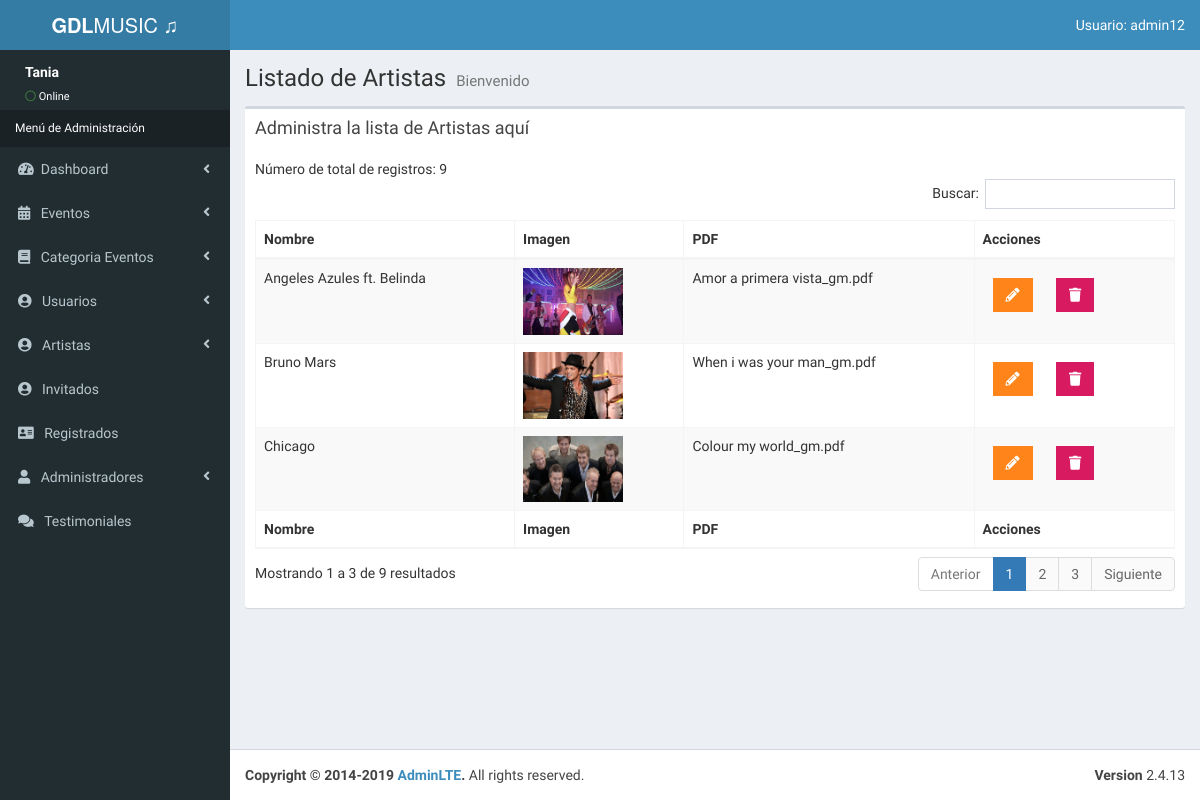
The app's page /admin/lista-artistas.php (signed in) with its own data.
### tables this page shows
CREATE TABLE `artistas` (
  `id_artista` int(11) NOT NULL,
  `nombre_artista` varchar(50) NOT NULL,
  `url_img` varchar(50) NOT NULL,
  `url_pdf` varchar(50) NOT NULL,
  `editado` datetime NOT NULL
);

### admin/lista-artistas.php (the view, shortened to what this page needs)
<?php
include_once 'funciones/funciones.php';
include_once 'templates/header.php';
include_once 'templates/barra.php';
include_once 'templates/navegacion.php';
?>
  <div class="content-wrapper">
    <section class="content-header">
      <h1>
        Listado de Artistas
        <small>Bienvenido</small>
      </h1>
    </section>
    <section class="content">
      <div class="row">
        <div class="col-xs-12">
            <div class="box">
            <div class="box-header">
              <h3 class="box-title">Administra la lista de Artistas aquí</h3>
            </div>
            <div class="box-body">
              <table id="registros" class="table table-bordered table-striped">
                <thead>
                <tr>
                  <th>Nombre</th>
                  <th>Imagen</th>
                  <th>PDF</th>
                  <th>Acciones</th>
                  </tr>
                </thead>
                <tbody>
                    <?php
                        try {
                            $sql = "SELECT * FROM artistas";
                            $resultado = $conn->query($sql);
                        } catch (Exception $e) {
                            $error = $e->getMessage();
                            echo $error;
                        }
                          while ($artista = $resultado->fetch_assoc()) {?>
                            <tr>
                              <td><?php echo $artista['nombre_artista']; ?></td>
                              <td><img src="../img/artistas/<?php echo $artista['url_img']; ?>" width="100"> </td>
                              <td> <?php echo $artista['url_pdf']; ?> </td>
                              <td>
                                <a href="editar-artista.php?id=<?php echo $artista['id_artista'] ?>" class="btn bg-orange btn-flat margin" >
                                <i class="fa fa-pencil-alt"></i>
                                </a>
                                <a href="#" data-id="<?php echo $artista['id_artista'] ?>" data-tipo="artista" class="btn bg-maroon btn-flat margin borrar_registro ">
                                <i class="fa fa-trash"></i>
                                </a>
                              </td>
                            </tr>
                         <?php } ?>
                </tbody>
                <tfoot>
                <tr>
                  <th>Nombre</th>
                  <th>Imagen</th>
                  <th>PDF</th>
                  <th>Acciones</th>
                  </tr>
                </tfoot>
              </table>
            </div>
          </div>
        </div>
      </div>
    </section>
  </div>
  <?php
include_once 'templates/footer.php';
?>

### records on screen
artistas: nombre_artista "Angeles Azules ft. Belinda", url_img (picture), url_pdf "Amor a primera vista_gm.pdf"
artistas: nombre_artista "Chicago", url_img (picture), url_pdf "Colour my world_gm.pdf"
artistas: nombre_artista "Bruno Mars", url_img (picture), url_pdf "When i was your man_gm.pdf"

### other values on screen
$_SESSION['usuario'] "admin12"
$_SESSION['nombre'] "Tania"
